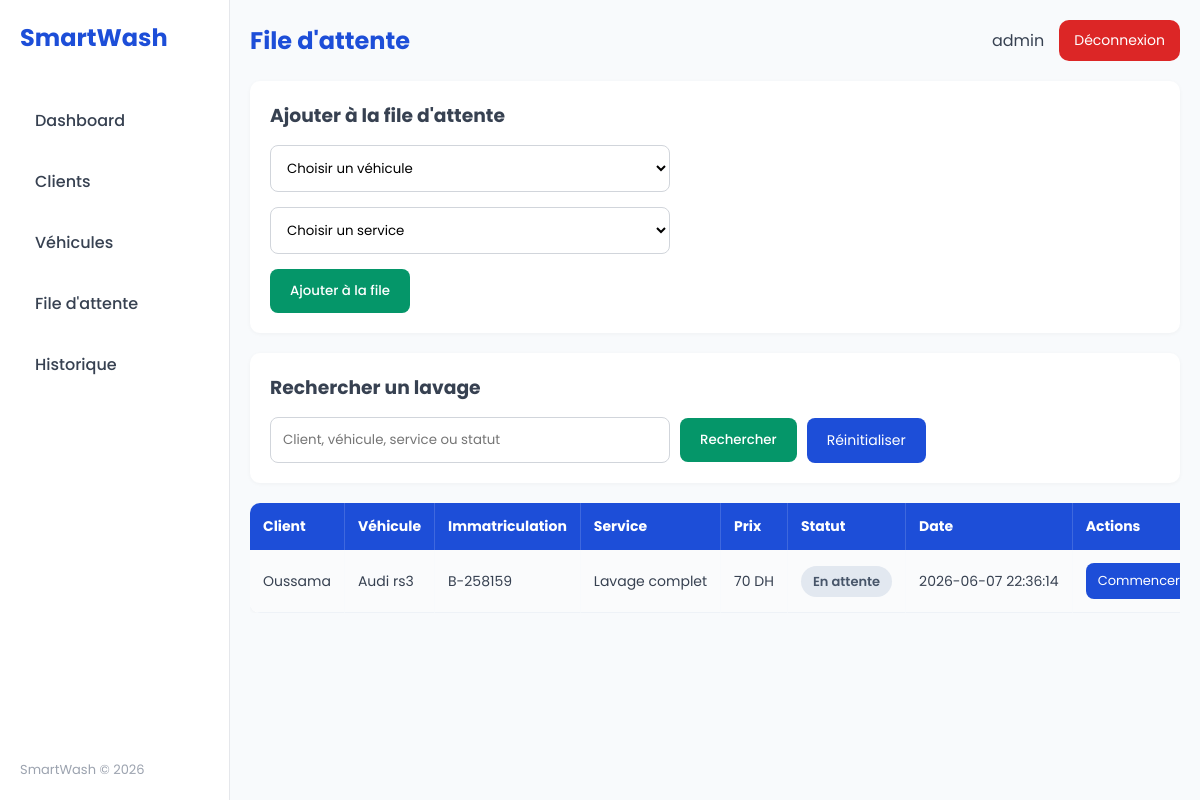
/SmartWash/pages/queue.php (signed in), run on the app's committed database.
### tables this page shows
CREATE TABLE `lavages` (
  `id_lavage` int(11) NOT NULL,
  `id_voiture` int(11) NOT NULL,
  `id_service` int(11) NOT NULL,
  `statut` enum('En attente','En cours','Terminé') DEFAULT 'En attente',
  `date_arrivee` datetime DEFAULT current_timestamp(),
  `date_fin` datetime DEFAULT NULL
);

CREATE TABLE `clients` (
  `id_client` int(11) NOT NULL,
  `nom` varchar(100) NOT NULL,
  `telephone` varchar(20) NOT NULL
);

CREATE TABLE `voitures` (
  `id_voiture` int(11) NOT NULL,
  `id_client` int(11) NOT NULL,
  `marque` varchar(50) DEFAULT NULL,
  `modele` varchar(50) DEFAULT NULL,
  `immatriculation` varchar(30) DEFAULT NULL,
  `couleur` varchar(30) DEFAULT NULL
);

CREATE TABLE `services` (
  `id_service` int(11) NOT NULL,
  `nom_service` varchar(50) NOT NULL,
  `prix` decimal(10,2) NOT NULL
);

### SmartWash/pages/queue.php (the view, shortened to what this page needs)
<?php
require '../config/database.php';
$search = '';
if ($search != '') {
    $sqlLavages = "SELECT lavages.*,
                          voitures.marque,
                          voitures.modele,
                          voitures.immatriculation,
                          clients.nom,
                          services.nom_service,
                          services.prix
                   FROM lavages
                   INNER JOIN voitures ON lavages.id_voiture = voitures.id_voiture
                   INNER JOIN clients ON voitures.id_client = clients.id_client
                   INNER JOIN services ON lavages.id_service = services.id_service
                   WHERE clients.nom LIKE ?
                   OR voitures.marque LIKE ?
                   OR voitures.modele LIKE ?
                   OR voitures.immatriculation LIKE ?
                   OR services.nom_service LIKE ?
                   OR lavages.statut LIKE ?
                   ORDER BY lavages.date_arrivee DESC";
    $stmt = $pdo->prepare($sqlLavages);
    $stmt->execute([
        "%$search%",
        "%$search%",
        "%$search%",
        "%$search%",
        "%$search%",
        "%$search%"
    ]);
    $lavages = $stmt;
} else {
    $sqlLavages = "SELECT lavages.*,
                          voitures.marque,
                          voitures.modele,
                          voitures.immatriculation,
                          clients.nom,
                          services.nom_service,
                          services.prix
                   FROM lavages
                   INNER JOIN voitures ON lavages.id_voiture = voitures.id_voiture
                   INNER JOIN clients ON voitures.id_client = clients.id_client
                   INNER JOIN services ON lavages.id_service = services.id_service
                   ORDER BY lavages.date_arrivee DESC";
    $lavages = $pdo->query($sqlLavages);
}
?>
<!DOCTYPE html>
<html lang="fr">
<head>
<link rel="stylesheet" href="../assets/css/style.css?v=11">
</head>
<body>
<div class="container">
    <aside class="sidebar">
        <div class="logo">SmartWash</div>
        <nav class="menu">
            <a href="dashboard.php">Dashboard</a>
            <a href="clients.php">Clients</a>
            <a href="voitures.php">Véhicules</a>
            <a href="queue.php">File d'attente</a>
            <a href="historique.php">Historique</a>
        </nav>
        <footer class="sidebar-footer">
            SmartWash © 2026
        </footer>
    </aside>
    <main class="main">
        <header class="top-bar">
            <h2>File d'attente</h2>
            <div class="admin-info">
                <span>
                    <?php echo htmlspecialchars($_SESSION['admin'], ENT_QUOTES, 'UTF-8'); ?>
                </span>
                <a href="logout.php" class="logout-btn">Déconnexion</a>
            </div>
        </header>
        <section class="form-box">
            <h3>Ajouter à la file d'attente</h3>
            <form method="POST">
                <select name="id_voiture" required>
                    <option value="">Choisir un véhicule</option>
                </select>
                <select name="id_service" required>
                    <option value="">Choisir un service</option>
                </select>
                <button type="submit" name="ajouter">
                    Ajouter à la file
                </button>
            </form>
        </section>
        <section class="form-box">
            <h3>Rechercher un lavage</h3>
            <form method="GET" class="search-form">
                <input type="text"
                       name="search"
                       placeholder="Client, véhicule, service ou statut"
                       value="<?php echo htmlspecialchars($search, ENT_QUOTES, 'UTF-8'); ?>">
                <button type="submit">
                    Rechercher
                </button>
                <a href="queue.php" class="btn-back">
                    Réinitialiser
                </a>
            </form>
        </section>
        <section class="table-container">
            <table>
                <tr>
                    <th>Client</th>
                    <th>Véhicule</th>
                    <th>Immatriculation</th>
                    <th>Service</th>
                    <th>Prix</th>
                    <th>Statut</th>
                    <th>Date</th>
                    <th>Actions</th>
                </tr>
                <?php
                while ($lavage = $lavages->fetch()) {
                    echo "<tr>";
                    echo "<td>" . htmlspecialchars($lavage['nom'], ENT_QUOTES, 'UTF-8') . "</td>";
                    echo "<td>" . htmlspecialchars($lavage['marque'], ENT_QUOTES, 'UTF-8') . " " . htmlspecialchars($lavage['modele'], ENT_QUOTES, 'UTF-8') . "</td>";
                    echo "<td>" . htmlspecialchars($lavage['immatriculation'], ENT_QUOTES, 'UTF-8') . "</td>";
                    echo "<td>" . htmlspecialchars($lavage['nom_service'], ENT_QUOTES, 'UTF-8') . "</td>";
                    echo "<td>" . htmlspecialchars(number_format($lavage['prix'], 0, '.', ' '), ENT_QUOTES, 'UTF-8') . " DH</td>";
                    echo "<td>";
                    if ($lavage['statut'] == 'En attente') {
                        echo "<span class='status-attente'>En attente</span>";
                    } elseif ($lavage['statut'] == 'En cours') {
                        echo "<span class='status-cours'>En cours</span>";
                    } else {
                        echo "<span class='status-termine'>Terminé</span>";
                    }
                    echo "</td>";
                    echo "<td>" . htmlspecialchars($lavage['date_arrivee'], ENT_QUOTES, 'UTF-8') . "</td>";
                    echo "<td>";
                    echo "<div class='actions'>";
                    if ($lavage['statut'] == 'En attente') {
                        echo "<a class='btn-back' href='?status=En cours&id=" . htmlspecialchars($lavage['id_lavage'], ENT_QUOTES, 'UTF-8') . "'>Commencer</a>";
                    } elseif ($lavage['statut'] == 'En cours') {
                        echo "<a class='btn-back' href='?status=terminee&id=" . htmlspecialchars($lavage['id_lavage'], ENT_QUOTES, 'UTF-8') . "'>Terminer</a>";
                    }
                    echo "</div>";
                    echo "</td>";
                    echo "</tr>";
                }
                ?>
            </table>
        </section>
    </main>
</div>
</body>
</html>

### SmartWash/assets/css/style.css (style rules this page uses)
* { margin:0; padding:0; box-sizing:border-box; font-family:'Poppins', Arial, sans-serif; }
body { background:#F8FAFC; color:#374151; }
.container { display:flex; min-height:100vh; }
.sidebar { width:230px; height:100vh; position:fixed; top:0; left:0; background:#FFFFFF; border-right:1px solid #e5e7eb; padding:20px; display:flex; flex-direction:column; }
.logo { font-size:24px; font-weight:700; color:#1D4ED8; margin-bottom:40px; }
.menu a { display:block; text-decoration:none; color:#374151; padding:13px 15px; margin-bottom:10px; border-radius:12px; transition:0.3s ease; font-weight:500; }
.sidebar-footer { margin-top:auto; font-size:13px; color:#9ca3af; }
.main { width:calc(100% - 230px); margin-left:230px; padding:20px; }
.top-bar { display:flex; justify-content:space-between; align-items:center; margin-bottom:20px; }
.top-bar h2 { color:#1D4ED8; }
.admin-info { display:flex; align-items:center; gap:15px; }
.logout-btn { background:#DC2626; color:white; padding:10px 15px; border-radius:10px; text-decoration:none; font-size:14px; transition:0.2s; }
.form-box { background:#FFFFFF; padding:20px; border-radius:10px; box-shadow:0 1px 4px rgba(0,0,0,.04); margin-bottom:20px; }
.form-box h3 { margin-bottom:15px; color:#374151; }
input, select { width:400px; max-width:100%; padding:12px; margin-bottom:15px; border:1px solid #d1d5db; border-radius:8px; outline:none; background:#FFFFFF; display:block; }
button { background:#059669; color:white; border:none; padding:12px 20px; border-radius:8px; cursor:pointer; font-weight:500; transition:0.2s; display:block; margin-top:5px; }
.search-form { display:flex; align-items:center; gap:10px; flex-wrap:wrap; }
.search-form input { margin-bottom:0; display:inline-block; }
.search-form a { margin-top:0; }
.search-form button { margin-top:0; }
.search-form .btn-back { padding:12px 20px; font-size:14px; }
.table-container { width:100%; overflow-x:auto; }
table { width:100%; min-width:1000px; border-collapse:separate; border-spacing:0; background:#FFFFFF; border-radius:10px; overflow:hidden; box-shadow:0 1px 4px rgba(0,0,0,.04); }
th { background:#1D4ED8; color:white; text-align:left; padding:13px; white-space:nowrap; font-size:14px; border-right:1px solid rgba(255,255,255,0.15); }
th:last-child { border-right:none; }
td { padding:13px; border-bottom:1px solid #eef2f7; border-right:1px solid #f8fafc; white-space:nowrap; font-size:14px; }
td:last-child { border-right:none; }
tr:nth-child(even) { background:#FAFBFC; }
.actions { display:flex; align-items:center; gap:14px; min-width:180px; }
.btn-back { background:#1D4ED8; color:white; padding:8px 12px; border-radius:8px; text-decoration:none; font-size:13px; display:inline-flex; align-items:center; justify-content:center; white-space:nowrap; transition:0.2s; }
.status-attente { background:#E2E8F0; color:#475569; padding:6px 12px; border-radius:20px; font-size:13px; font-weight:600; }
.card, .box, .form-box, .table-container, .login-box { animation: fadeIn 0.4s ease; }
.card, .box, .form-box, .table-container { transition:0.3s; }
.menu a, button, .btn-back, .btn-delete, .logout-btn { transition:0.3s; }
input, select { transition:0.3s; }
tr { transition:0.2s; }

### data on the page
lavages: clients.nom "Oussama", id_voiture.marque "Audi", id_voiture.modele "rs3", id_voiture.immatriculation "B-258159", id_service.nom_service "Lavage complet", id_service.prix "70", statut "En attente", date_arrivee "2026-06-07 22:36:14"

### other printed values
$_SESSION['admin'] "admin"
